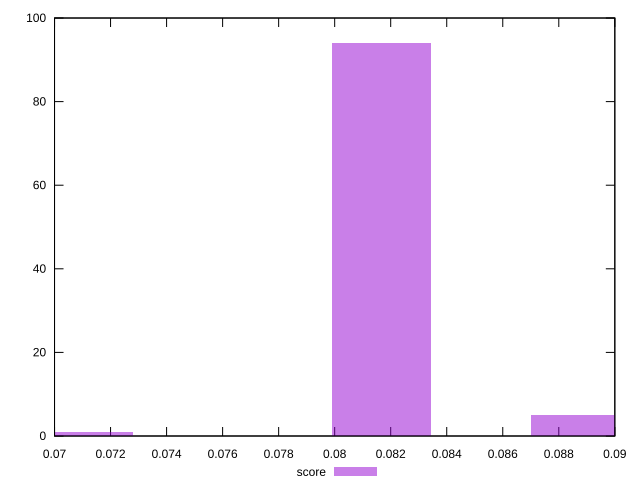

Write gnuplot code to recreate this figure.
reset

$score <<EOF
0.07101619753199422 1
0.08166862716179335 94
0.08877024691499276 5
EOF

set key outside below
set boxwidth 0.0035508098765997106
set xrange [0.07:0.09]
set yrange [0:100]
set trange [0:100]
set style fill transparent solid 0.5 noborder
set terminal svg size 640, 490 enhanced background rgb 'white'
set output "reports/report_00033_2021-03-01T14-23-16.841Z/interactive/samples/astro/score/histogram.svg"

plot $score title "score" with boxes

reset
